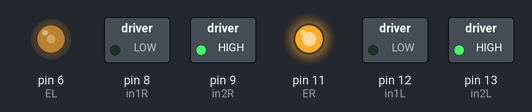
A sketch run on a simulated Arduino Uno, built with avr-gcc and run on an emulated ATmega328P. Shown: switched loads named in the sketch (green lamp = pin HIGH), output pins drawn as LEDs (lit = HIGH). What the sketch prints to the serial monitor is not drawn.

Above: at 0.05 s.
Timing chart, 0 to 4.6 s (numbered marks = the images above):
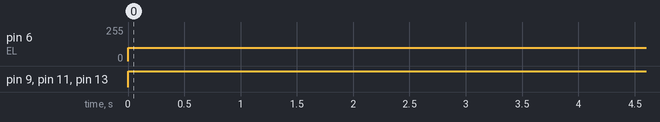

The sketch:

MotorTest.ino
```cpp
int in1R = 8;
int in2R = 9;
int ER = 11;
int in1L = 12;
int in2L = 13;
int EL = 6;
int rightSpeed = 255; // Account for differences in motor speed
int leftSpeed = 100;

/* Moves L & R motors in a turn with a ratio between inside and outside
   pins on L298N driver are given to the method first
   dir --> true = forward, false = backward
   turn --> true = right, false = left
   ratio --> sets ratio between wheels for turn radius
   speed_percentage --> percentage of full speed
   time_delay --> how long the movement is held
*/
void moveRatioTurn(bool dir, bool turn, float speed_percentage, float ratio, int time_delay) {
  // Sets direction based on dir
  if (dir) {
    digitalWrite(in1R, LOW);
    digitalWrite(in1L, LOW);
    digitalWrite(in2R, HIGH);
    digitalWrite(in2L, HIGH);
  }
  else {
    digitalWrite(in1R, HIGH);
    digitalWrite(in1L, HIGH);
    digitalWrite(in2R, LOW);
    digitalWrite(in2L, LOW);
  }

  // Sets movement speed
  if (turn) {
    analogWrite(ER, int(rightSpeed * speed_percentage * ratio));
    analogWrite(EL, int(leftSpeed * speed_percentage));
  }
  else {
    analogWrite(ER, int(rightSpeed * speed_percentage));
    analogWrite(EL, int(leftSpeed * speed_percentage * ratio));
  }

  // Sets duration of pulse
  delay(time_delay);

  // Stops movement, resetting PWM pins
  analogWrite(EL, 0);
  analogWrite(ER, 0);
}

/* Moves L & R motors in a turn with a ratio between inside and outside
   pins on L298N driver are given to the method first
   turn --> true = right, false = left
   speed_percentage --> percentage of full speed
   time_delay --> how long the movement is held
*/
void movePointTurn(bool turn, float speed_percentage, int time_delay) {
  // Sets direction based on turn
  if (turn) {
    digitalWrite(in1R, HIGH);
    digitalWrite(in1L, LOW);
    digitalWrite(in2R, LOW);
    digitalWrite(in2L, HIGH);
  }
  else {
    digitalWrite(in1R, LOW);
    digitalWrite(in1L, HIGH);
    digitalWrite(in2R, HIGH);
    digitalWrite(in2L, LOW);
  }

  // Sets movement speed
  analogWrite(ER, int(rightSpeed * speed_percentage));
  analogWrite(EL, int(leftSpeed * speed_percentage));

  // Sets duration of pulse
  delay(time_delay);

  // Stops movement, resetting PWM pins
  analogWrite(EL, 0);
  analogWrite(ER, 0);
}

/* Moves L & R motors in a turn with a ratio between inside and outside
   pins on L298N driver are given to the method first
   dir --> true = forward, false = backward
   speed_percentage --> percentage of full speed
   time_delay --> how long the movement is held
*/
void moveStraight(bool dir, float speed_percentage, int time_delay) {
  // Sets direction based on dir (true = forward, false = backward)
  if (dir) {
    digitalWrite(in1R, LOW);
    digitalWrite(in1L, LOW);
    digitalWrite(in2R, HIGH);
    digitalWrite(in2L, HIGH);
  }
  else {
    digitalWrite(in1R, HIGH);
    digitalWrite(in1L, HIGH);
    digitalWrite(in2R, LOW);
    digitalWrite(in2L, LOW);
  }

  // Sets movement speed
  analogWrite(ER, int(rightSpeed * speed_percentage));
  analogWrite(EL, int(leftSpeed * speed_percentage));

  // Sets duration of pulse
  delay(time_delay);

  // Stops movement, resetting PWM pins
  analogWrite(EL, 0);
  analogWrite(ER, 0);
}

void setup() {
  pinMode(in1R, OUTPUT);
  pinMode(in2R, OUTPUT);
  pinMode(ER, OUTPUT);
  pinMode(in1L, OUTPUT);
  pinMode(in2L, OUTPUT);
  pinMode(EL, OUTPUT);
  Serial.begin(9600);
}

void loop() {

  Serial.println("Forward 100%");
  moveStraight(true, 1.0, 4000);
//
//  Serial.println("Backward 100%");
//  moveStraight(false, 1.0, 2000);

//
//  Serial.println("Right Point Turn 100%");
//  movePointTurn(true, 1.0, 2000);
//  delay(1000);
//
//  Serial.println("Left Point Turn 100%");
//  movePointTurn(false, 1.0, 2000);
//  delay(1000);
//
//  Serial.println("Right 50% Ratio Turn 100% forward");
//  moveRatioTurn(true, true, 1.0, 0.5, 2000);
//  delay(1000);
//
//  Serial.println("Left 50% Ratio Turn 100% forward");
//  moveRatioTurn(true, false, 1.0, 0.5, 2000);
//  delay(1000);
//
//  Serial.println("Right 50% Ratio Turn 100% backward");
//  moveRatioTurn(false, true, 1.0, 0.5, 2000);
//  delay(1000);

//  Serial.println("Left 50% Ratio Turn 100% backward");
//  moveRatioTurn(false, false, 1.0, 0.5, 2000);
//  delay(1000);

}
```

Measured:
- by itself, pin 6 (EL): 0/255 → 100/255 at 0.00 s
- by itself, pin 9 (in2R), pin 11 (ER), pin 13 (in2L): LOW → HIGH at 0.00 s
